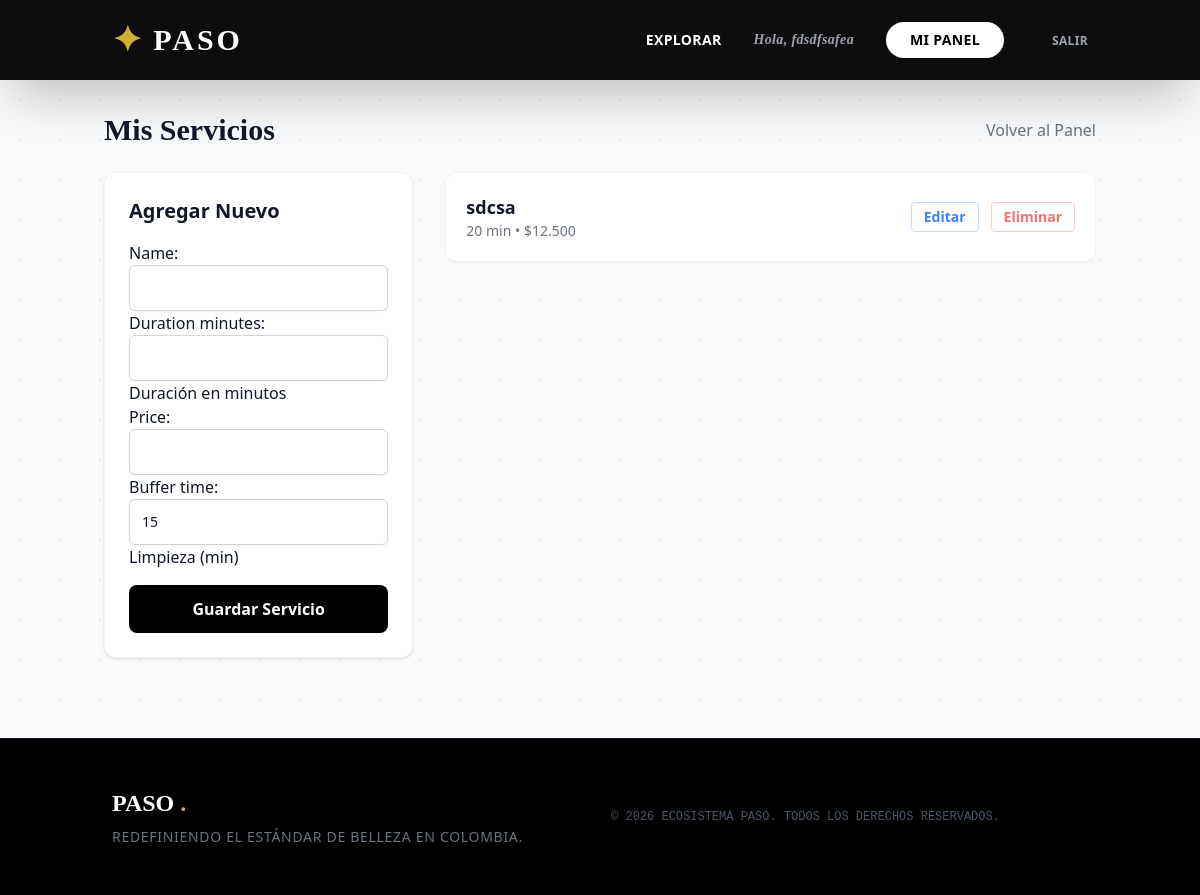
Screenshot of /negocio/servicios/ (signed in) with the database file from the repository.
### apps/core/models.py (models this page shows, shortened)
class User(AbstractUser):
    ROLE_CHOICES = (
        ('ADMIN', 'Superusuario'),
        ('OWNER', 'Dueño de Negocio'),
        ('EMPLOYEE', 'Empleado'),
        ('CLIENT', 'Cliente'),
    )
    role = models.CharField(max_length=10, choices=ROLE_CHOICES, default='CLIENT')
    phone = models.CharField(max_length=20, blank=True, null=True)
    city = models.CharField(max_length=100, blank=True, null=True) # Usaremos dropdown en frontend
    is_verified_payment = models.BooleanField(default=False, help_text="¿Pagó los 50k?")
    registration_timestamp = models.DateTimeField(auto_now_add=True)
    workplace = models.ForeignKey('businesses.Salon', on_delete=models.SET_NULL, null=True, blank=True, related_name='employees')

### apps/businesses/models.py (models this page shows, shortened)
class Service(models.Model):
    salon = models.ForeignKey(Salon, on_delete=models.CASCADE, related_name='services')
    name = models.CharField(max_length=100)
    duration_minutes = models.IntegerField(help_text="Duración en minutos")
    buffer_time = models.IntegerField(default=15, help_text="Limpieza (min)")
    price = models.DecimalField(max_digits=10, decimal_places=2)

### apps/businesses/views.py (the view)
# urls.py: path('servicios/', views.services_list, name='services_list'),
@login_required
def services_list(request):
    if request.user.role != 'OWNER': return redirect('home')
    try:
        salon = request.user.owned_salon
        services = salon.services.all()
    except:
        messages.error(request, "No se encontró un salón vinculado.")
        return redirect('dashboard')
    if request.method == 'POST':
        form = ServiceForm(request.POST)
        if form.is_valid():
            service = form.save(commit=False)
            service.salon = salon
            service.save()
            messages.success(request, "Servicio creado.")
            return redirect('services_list')
    else:
        form = ServiceForm()
    return render(request, 'businesses/services.html', {'services': services, 'form': form})

### apps/businesses/forms.py
class ServiceForm(forms.ModelForm):
    class Meta:
        model = Service
        fields = ['name', 'duration_minutes', 'price', 'buffer_time']
    def __init__(self, *args, **kwargs):
        super().__init__(*args, **kwargs)
        for field in self.fields.values():
            field.widget.attrs['class'] = 'appearance-none block w-full px-3 py-3 border border-gray-300 rounded-md shadow-sm focus:ring-black focus:border-black sm:text-sm'

### apps/core/context_processors.py (called while the page is built)
def global_settings(request):
    settings = GlobalSettings.objects.first()
    return {'global_settings': settings}

### templates/businesses/services.html (shortened to what this page needs)
{% extends 'base.html' %}
{% load humanize %}
{% block content %}
<div class="container mx-auto px-4 py-8">
    <div class="flex justify-between items-center mb-6">
        <h1 class="text-3xl font-serif font-bold">Mis Servicios</h1>
        <a href="{% url 'dashboard' %}" class="text-gray-500 hover:text-black">Volver al Panel</a>
    </div>
    <div class="grid grid-cols-1 md:grid-cols-3 gap-8">
        <div class="md:col-span-1 bg-white p-6 rounded-xl shadow border border-gray-100 h-fit">
            <h2 class="text-xl font-bold mb-4">Agregar Nuevo</h2>
            <form method="post">
                {{ form.as_p }}
                <button type="submit" class="w-full mt-4 bg-black text-white py-3 rounded-lg font-bold hover:bg-gray-800 transition">
                    Guardar Servicio
                </button>
            </form>
        </div>
        <div class="md:col-span-2 space-y-4">
            {% for service in services %}
            <div class="bg-white p-5 rounded-xl shadow-sm border border-gray-100 flex justify-between items-center group hover:border-black transition">
                <div>
                    <h3 class="text-lg font-bold">{{ service.name }}</h3>
                    <p class="text-sm text-gray-500">{{ service.duration_minutes }} min &bull; ${{ service.price|floatformat:0|intcomma }}</p>
                </div>
                <div class="flex items-center gap-3">
                    <a href="{% url 'service_edit' service.pk %}" class="text-blue-500 hover:text-blue-700 text-sm font-bold border border-blue-200 px-3 py-1 rounded hover:bg-blue-50">
                        Editar
                    </a>
                    <a href="{% url 'service_delete' service.pk %}" class="text-red-400 hover:text-red-600 text-sm font-bold border border-red-200 px-3 py-1 rounded hover:bg-red-50">
                        Eliminar
                    </a>
                </div>
            </div>
            {% empty %}
            <div class="text-center py-10 bg-gray-50 rounded-xl">
                <p class="text-gray-400">No tienes servicios creados aún.</p>
            </div>
            {% endfor %}
        </div>
    </div>
</div>
{% endblock %}

### templates/base.html (shortened to what this page needs)
{% load static %}
<!DOCTYPE html>
<html lang="es">
<head>
    <script src="https://cdn.tailwindcss.com"></script>
</head>
<body class="font-sans flex flex-col min-h-screen text-gray-900 selection:bg-gold selection:text-white">
    <nav class="bg-black/95 text-white py-5 shadow-2xl sticky top-0 z-50 backdrop-blur-md">
        <div class="container mx-auto px-6 flex justify-between items-center">
            <a href="/" class="text-3xl font-serif font-bold text-white tracking-widest hover:text-gold transition duration-300 flex items-center gap-2">
                <span class="text-gold text-4xl">✦</span> PASO
            </a>
            <div class="flex items-center space-x-8 text-sm font-bold tracking-wide">
                <a href="{% url 'marketplace_home' %}" class="hover:text-gold transition duration-300 uppercase">Explorar</a>
                {% if user.is_authenticated %}
                    <span class="text-gray-400 hidden md:inline font-serif italic">Hola, {{ user.first_name }}</span>
                    {% if user.role == 'OWNER' %}
                        <a href="{% url 'dashboard' %}" class="bg-white text-black px-6 py-2 rounded-full hover:bg-gold hover:text-white transition duration-300 shadow-lg">
                            MI PANEL
                        </a>
                    {% elif user.role == 'CLIENT' %}
                        <a href="{% url 'client_dashboard' %}" class="bg-white text-black px-6 py-2 rounded-full hover:bg-gold hover:text-white transition duration-300 shadow-lg">
                            MIS CITAS
                        </a>
                    {% elif user.role == 'EMPLOYEE' %}
                        <a href="{% url 'employee_dashboard' %}" class="bg-white text-black px-6 py-2 rounded-full hover:bg-gold hover:text-white transition duration-300 shadow-lg">
                            MI AGENDA
                        </a>
                    {% endif %}
                    <form action="{% url 'logout' %}" method="post" class="inline">
                        <button type="submit" class="text-gray-400 hover:text-red-400 ml-4 transition text-xs uppercase">Salir</button>
                    </form>
                {% endif %}
            </div>
        </div>
    </nav>
    <main class="flex-grow">
        {% block content %}{% endblock %}
    </main>
    <footer class="bg-black text-white py-12 mt-12 border-t border-gray-900">
        <div class="container mx-auto px-6 flex flex-col md:flex-row justify-between items-center">
            <div class="mb-6 md:mb-0 text-center md:text-left">
                <p class="text-2xl font-serif font-bold text-white mb-2">PASO <span class="text-gold">.</span></p>
                <p class="text-sm text-gray-500 font-light tracking-wider">REDEFINIENDO EL ESTÁNDAR DE BELLEZA EN COLOMBIA.</p>
            </div>
            <div class="text-xs text-gray-600 font-mono">
                &copy; 2026 ECOSISTEMA PASO. TODOS LOS DERECHOS RESERVADOS.
            </div>
        </div>
    </footer>
</body>
</html>

### templates/base.html (style rules this page uses)
.font-serif { font-family: 'Playfair Display', serif; }
.font-sans { font-family: 'Lato', sans-serif; }
body { background-color: #f8f9fa; background-image: radial-gradient(#e5e7eb 1px, transparent 1px); background-size: 40px 40px; }
.text-gold { color: #D4AF37; }

### rows the page displays
User: first_name "fdsdfsafea"
Service: name "sdcsa", duration_minutes "20", price "12.500"
